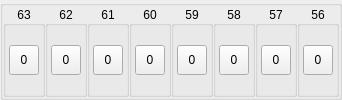
        <widget class="QGroupBox" name="groupBox56_63">
         <layout class="QHBoxLayout" name="horizontalLayout_16">
          <property name="spacing">
           <number>0</number>
          </property>
          <property name="leftMargin">
           <number>0</number>
          </property>
          <property name="topMargin">
           <number>0</number>
          </property>
          <property name="rightMargin">
           <number>0</number>
          </property>
          <property name="bottomMargin">
           <number>0</number>
          </property>
          <item>
           <widget class="QGroupBox" name="groupBox63">
            <property name="title">
             <string notr="true">63</string>
            </property>
            <property name="alignment">
             <set>Qt::AlignCenter</set>
            </property>
            <layout class="QHBoxLayout" name="horizontalLayout_12">
             <property name="leftMargin">
              <number>0</number>
             </property>
             <property name="topMargin">
              <number>0</number>
             </property>
             <property name="rightMargin">
              <number>0</number>
             </property>
             <property name="bottomMargin">
              <number>0</number>
             </property>
             <item>
              <widget class="QToolButton" name="toolButton63">
               <property name="minimumSize">
                <size>
                 <width>30</width>
                 <height>30</height>
                </size>
               </property>
               <property name="maximumSize">
                <size>
                 <width>30</width>
                 <height>30</height>
                </size>
               </property>
               <property name="text">
                <string notr="true">0</string>
               </property>
               <property name="checkable">
                <bool>true</bool>
               </property>
              </widget>
             </item>
            </layout>
           </widget>
          </item>
          <item>
           <widget class="QGroupBox" name="groupBox62">
            <property name="title">
             <string notr="true">62</string>
            </property>
            <property name="alignment">
             <set>Qt::AlignCenter</set>
            </property>
            <layout class="QHBoxLayout" name="horizontalLayout_13">
             <property name="leftMargin">
              <number>0</number>
             </property>
             <property name="topMargin">
              <number>0</number>
             </property>
             <property name="rightMargin">
              <number>0</number>
             </property>
             <property name="bottomMargin">
              <number>0</number>
             </property>
             <item>
              <widget class="QToolButton" name="toolButton62">
               <property name="minimumSize">
                <size>
                 <width>30</width>
                 <height>30</height>
                </size>
               </property>
               <property name="maximumSize">
                <size>
                 <width>30</width>
                 <height>30</height>
                </size>
               </property>
               <property name="text">
                <string notr="true">0</string>
               </property>
               <property name="checkable">
                <bool>true</bool>
               </property>
              </widget>
             </item>
            </layout>
           </widget>
          </item>
          <item>
           <widget class="QGroupBox" name="groupBox61">
            <property name="title">
             <string notr="true">61</string>
            </property>
            <property name="alignment">
             <set>Qt::AlignCenter</set>
            </property>
            <layout class="QHBoxLayout" name="horizontalLayout_14">
             <property name="leftMargin">
              <number>0</number>
             </property>
             <property name="topMargin">
              <number>0</number>
             </property>
             <property name="rightMargin">
              <number>0</number>
             </property>
             <property name="bottomMargin">
              <number>0</number>
             </property>
             <item>
              <widget class="QToolButton" name="toolButton61">
               <property name="minimumSize">
                <size>
                 <width>30</width>
                 <height>30</height>
                </size>
               </property>
               <property name="maximumSize">
                <size>
                 <width>30</width>
                 <height>30</height>
                </size>
               </property>
               <property name="text">
                <string notr="true">0</string>
               </property>
               <property name="checkable">
                <bool>true</bool>
               </property>
              </widget>
             </item>
            </layout>
           </widget>
          </item>
          <item>
           <widget class="QGroupBox" name="groupBox60">
            <property name="title">
             <string notr="true">60</string>
            </property>
            <property name="alignment">
             <set>Qt::AlignCenter</set>
            </property>
            <layout class="QHBoxLayout" name="horizontalLayout_15">
             <property name="leftMargin">
              <number>0</number>
             </property>
             <property name="topMargin">
              <number>0</number>
             </property>
             <property name="rightMargin">
              <number>0</number>
             </property>
             <property name="bottomMargin">
              <number>0</number>
             </property>
             <item>
              <widget class="QToolButton" name="toolButton60">
               <property name="minimumSize">
                <size>
                 <width>30</width>
                 <height>30</height>
                </size>
               </property>
               <property name="maximumSize">
                <size>
                 <width>30</width>
                 <height>30</height>
                </size>
               </property>
               <property name="text">
                <string notr="true">0</string>
               </property>
               <property name="checkable">
                <bool>true</bool>
               </property>
              </widget>
             </item>
            </layout>
           </widget>
          </item>
          <item>
           <widget class="QGroupBox" name="groupBox59">
            <property name="title">
             <string notr="true">59</string>
            </property>
            <property name="alignment">
             <set>Qt::AlignCenter</set>
            </property>
            <layout class="QHBoxLayout" name="horizontalLayout_18">
             <property name="leftMargin">
              <number>0</number>
             </property>
             <property name="topMargin">
              <number>0</number>
             </property>
             <property name="rightMargin">
              <number>0</number>
             </property>
             <property name="bottomMargin">
              <number>0</number>
             </property>
             <item>
              <widget class="QToolButton" name="toolButton59">
               <property name="minimumSize">
                <size>
                 <width>30</width>
                 <height>30</height>
                </size>
               </property>
               <property name="maximumSize">
                <size>
                 <width>30</width>
                 <height>30</height>
                </size>
               </property>
               <property name="text">
                <string notr="true">0</string>
               </property>
               <property name="checkable">
                <bool>true</bool>
               </property>
              </widget>
             </item>
            </layout>
           </widget>
          </item>
          <item>
           <widget class="QGroupBox" name="groupBox58">
            <property name="title">
             <string notr="true">58</string>
            </property>
            <property name="alignment">
             <set>Qt::AlignCenter</set>
            </property>
            <layout class="QHBoxLayout" name="horizontalLayout_19">
             <property name="leftMargin">
              <number>0</number>
             </property>
             <property name="topMargin">
              <number>0</number>
             </property>
             <property name="rightMargin">
              <number>0</number>
             </property>
             <property name="bottomMargin">
              <number>0</number>
             </property>
             <item>
              <widget class="QToolButton" name="toolButton58">
               <property name="minimumSize">
                <size>
                 <width>30</width>
                 <height>30</height>
                </size>
               </property>
               <property name="maximumSize">
                <size>
                 <width>30</width>
                 <height>30</height>
                </size>
               </property>
               <property name="text">
                <string notr="true">0</string>
               </property>
               <property name="checkable">
                <bool>true</bool>
               </property>
              </widget>
             </item>
            </layout>
           </widget>
          </item>
          <item>
           <widget class="QGroupBox" name="groupBox57">
            <property name="title">
             <string notr="true">57</string>
            </property>
            <property name="alignment">
             <set>Qt::AlignCenter</set>
            </property>
            <layout class="QHBoxLayout" name="horizontalLayout_20">
             <property name="leftMargin">
              <number>0</number>
             </property>
             <property name="topMargin">
              <number>0</number>
             </property>
             <property name="rightMargin">
              <number>0</number>
             </property>
             <property name="bottomMargin">
              <number>0</number>
             </property>
             <item>
              <widget class="QToolButton" name="toolButton57">
               <property name="minimumSize">
                <size>
                 <width>30</width>
                 <height>30</height>
                </size>
               </property>
               <property name="maximumSize">
                <size>
                 <width>30</width>
                 <height>30</height>
                </size>
               </property>
               <property name="text">
                <string notr="true">0</string>
               </property>
               <property name="checkable">
                <bool>true</bool>
               </property>
              </widget>
             </item>
            </layout>
           </widget>
          </item>
          <item>
           <widget class="QGroupBox" name="groupBox56">
            <property name="title">
             <string notr="true">56</string>
            </property>
            <property name="alignment">
             <set>Qt::AlignCenter</set>
            </property>
            <layout class="QHBoxLayout" name="horizontalLayout_21">
             <property name="leftMargin">
              <number>0</number>
             </property>
             <property name="topMargin">
              <number>0</number>
             </property>
             <property name="rightMargin">
              <number>0</number>
             </property>
             <property name="bottomMargin">
              <number>0</number>
             </property>
             <item>
              <widget class="QToolButton" name="toolButton56">
               <property name="minimumSize">
                <size>
                 <width>30</width>
                 <height>30</height>
                </size>
               </property>
               <property name="maximumSize">
                <size>
                 <width>30</width>
                 <height>30</height>
                </size>
               </property>
               <property name="text">
                <string notr="true">0</string>
               </property>
               <property name="checkable">
                <bool>true</bool>
               </property>
              </widget>
             </item>
            </layout>
           </widget>
          </item>
         </layout>
        </widget>
